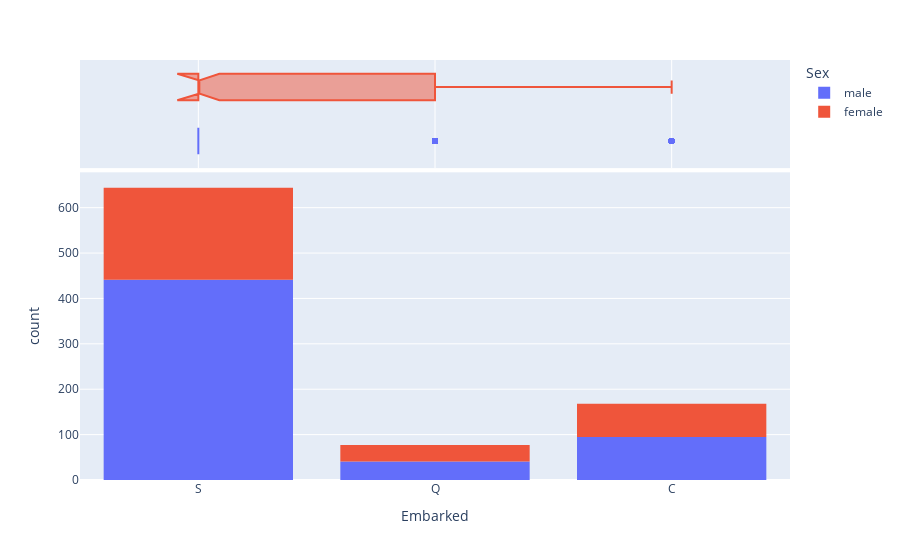

Notebook code for this chart:
### Code cell
fig = px.histogram(train_df, 
                   x='Embarked', 
                   color='Sex', 
                   nbins=47, 
                   marginal='box')
fig.show()

### Figure 1 — Plotly figure (JSON) as saved in the notebook; plotly's stock layout.template omitted (floating-point values rounded to 4 significant figures; data arrays with more than 128 entries replaced by an {"elided": "..."} marker saying what was removed)
{"data": [{"alignmentgroup": "True", "bingroup": "x", "hovertemplate": "Sex=male<br>Embarked=%{x}<br>count=%{y}<extra></extra>", "legendgroup": "male", "marker": {"color": "#636efa", "pattern": {"shape": ""}}, "name": "male", "nbinsx": 47, "offsetgroup": "male", "orientation": "v", "showlegend": true, "type": "histogram", "x": {"elided": "577 str values"}, "xaxis": "x", "yaxis": "y"}, {"alignmentgroup": "True", "hovertemplate": "Sex=male<br>Embarked=%{x}<extra></extra>", "legendgroup": "male", "marker": {"color": "#636efa"}, "name": "male", "notched": true, "offsetgroup": "male", "showlegend": false, "type": "box", "x": {"elided": "577 str values"}, "xaxis": "x2", "yaxis": "y2"}, {"alignmentgroup": "True", "bingroup": "x", "hovertemplate": "Sex=female<br>Embarked=%{x}<br>count=%{y}<extra></extra>", "legendgroup": "female", "marker": {"color": "#EF553B", "pattern": {"shape": ""}}, "name": "female", "nbinsx": 47, "offsetgroup": "female", "orientation": "v", "showlegend": true, "type": "histogram", "x": {"elided": "314 str values"}, "xaxis": "x", "yaxis": "y"}, {"alignmentgroup": "True", "hovertemplate": "Sex=female<br>Embarked=%{x}<extra></extra>", "legendgroup": "female", "marker": {"color": "#EF553B"}, "name": "female", "notched": true, "offsetgroup": "female", "showlegend": false, "type": "box", "x": {"elided": "314 str values"}, "xaxis": "x2", "yaxis": "y2"}], "layout": {"barmode": "relative", "legend": {"title": {"text": "Sex"}, "tracegroupgap": 0}, "margin": {"t": 60}, "xaxis": {"anchor": "y", "domain": [0, 1], "title": {"text": "Embarked"}}, "xaxis2": {"anchor": "y2", "domain": [0, 1], "matches": "x", "showgrid": true, "showticklabels": false}, "yaxis": {"anchor": "x", "domain": [0, 0.7326], "title": {"text": "count"}}, "yaxis2": {"anchor": "x2", "domain": [0.7426, 1], "matches": "y2", "showgrid": false, "showline": false, "showticklabels": false, "ticks": ""}}}
